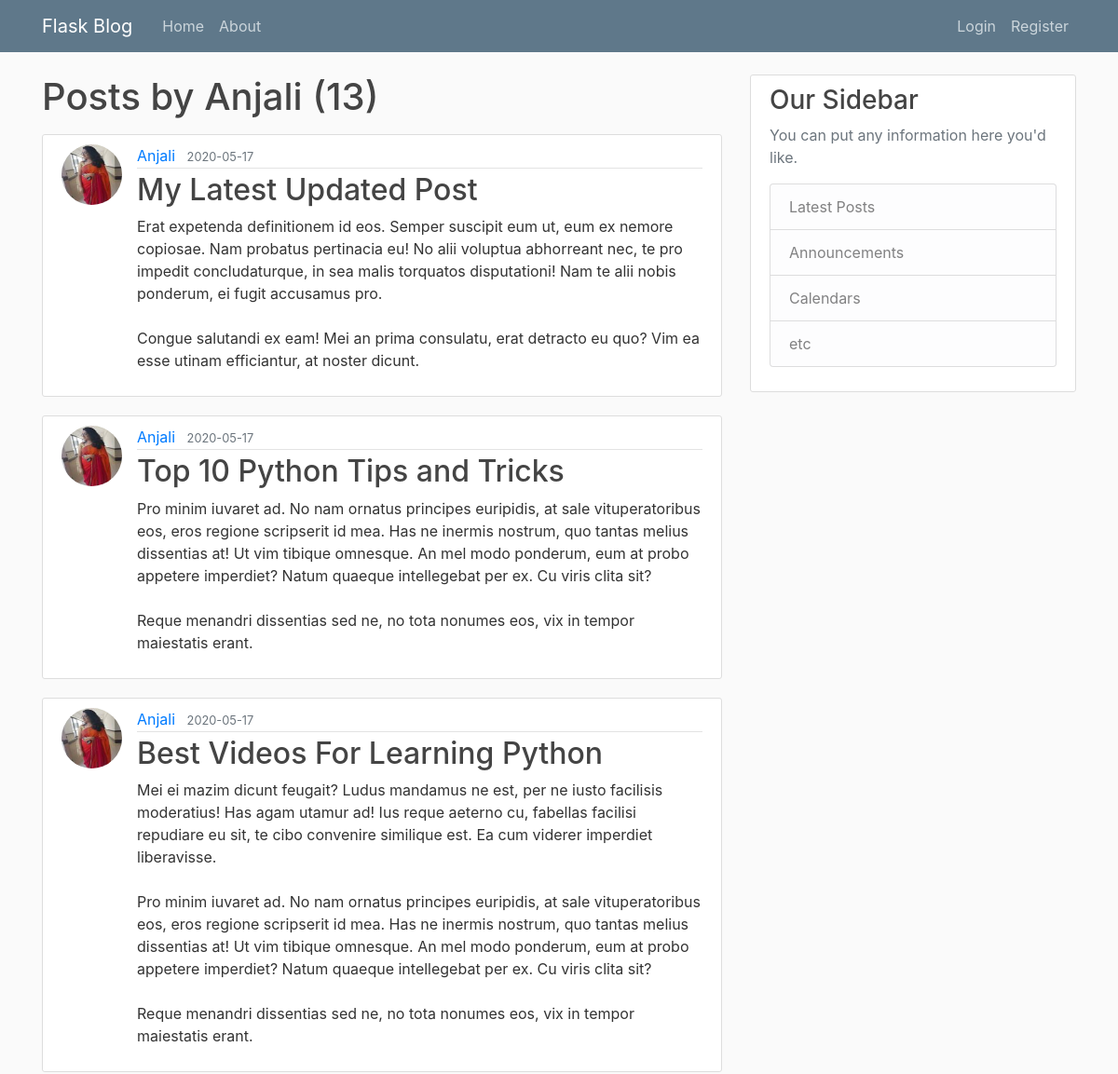
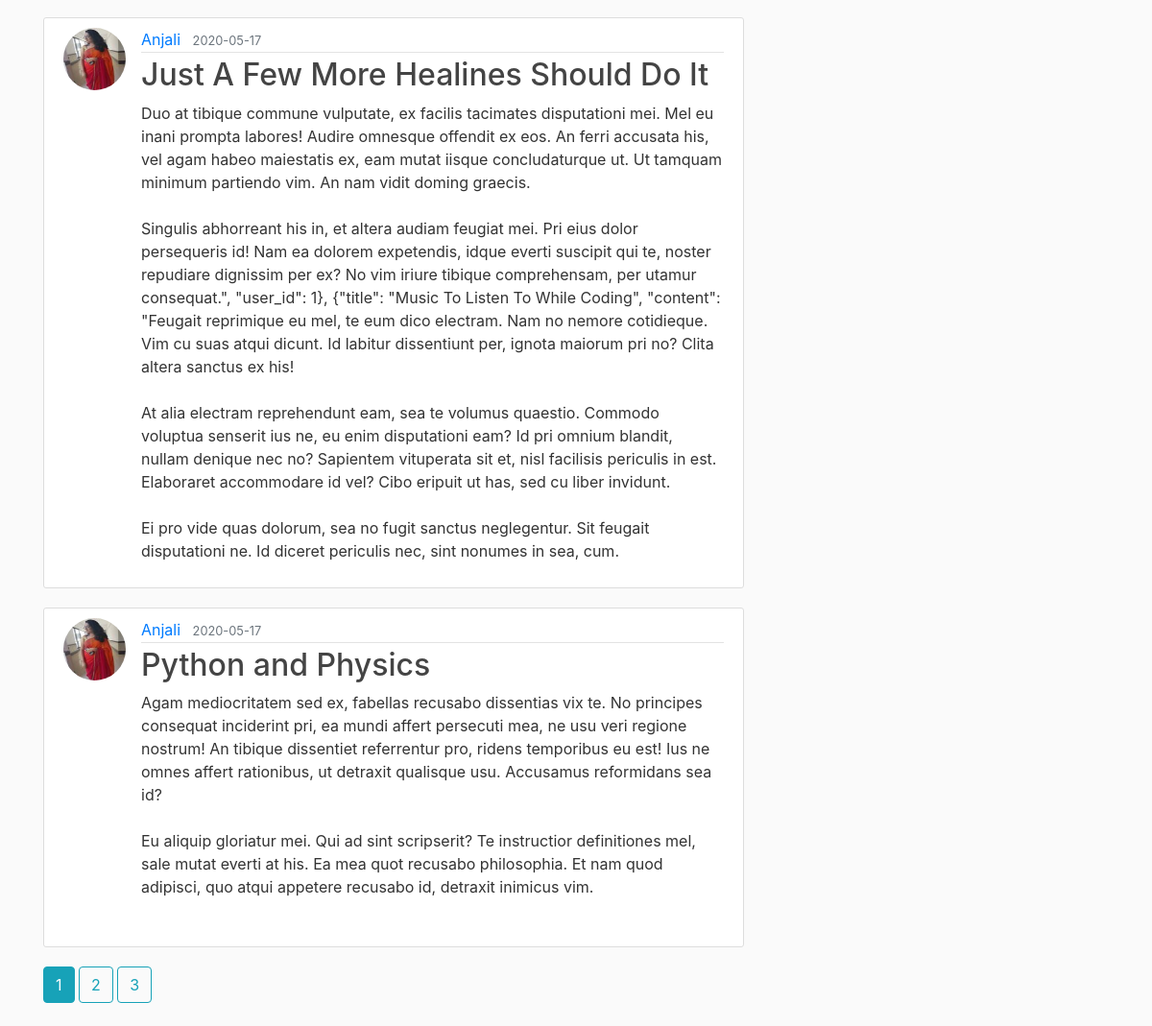
The page /user/Anjali on the database its author committed (2 pictures, top to bottom).
### flaskblog/models.py (models this page shows, shortened)
class User(db.Model, UserMixin):
    id = db.Column(db.Integer, primary_key=True)
    username = db.Column(db.String(20), unique=True, nullable=False)
    email = db.Column(db.String(120), unique=True, nullable=False)
    image_file = db.Column(db.String(20), nullable=False, default='default.jpg')
    password = db.Column(db.String(60), nullable=False)
    posts = db.relationship('Post', backref='author', lazy=True)

class Post(db.Model):
    id = db.Column(db.Integer, primary_key=True)
    title = db.Column(db.String(100), nullable=False)
    date_posted = db.Column(db.DateTime, nullable=False, default=datetime.utcnow)
    content = db.Column(db.Text, nullable=False)
    user_id = db.Column(db.Integer, db.ForeignKey('user.id'), nullable=False)

### flaskblog/users/routes.py (the view)
@users.route("/user/<string:username>")
def user_posts(username):
    page = request.args.get('page', 1, type=int)
    user = User.query.filter_by(username=username).first_or_404()
    posts = Post.query.filter_by(author=user)\
        .order_by(Post.date_posted.desc())\
        .paginate(page=page, per_page=5)
    return render_template('user_posts.html', posts=posts, user=user)

### flaskblog/templates/user_posts.html
{% extends "layout.html" %}
{% block content %}
    <h1 class="mb-3">Posts by {{ user.username }} ({{ posts.total }})</h1>
    {% for post in posts.items %}
        <article class="media content-section">
          <img class="rounded-circle article-img" src="{{ url_for('static', filename='profile_pics/' + post.author.image_file) }}">
          <div class="media-body">
            <div class="article-metadata">
              <a class="mr-2" href="{{ url_for('users.user_posts', username=post.author.username) }}">{{ post.author.username }}</a>
              <small class="text-muted">{{ post.date_posted.strftime('%Y-%m-%d') }}</small>
            </div>
            <h2><a class="article-title" href="{{ url_for('posts.post', post_id=post.id) }}">{{ post.title }}</a></h2>
            <p class="article-content">{{ post.content }}</p>
          </div>
        </article>
    {% endfor %}
    {% for page_num in posts.iter_pages(left_edge=1, right_edge=1, left_current=1, right_current=2) %}
      {% if page_num %}
        {% if posts.page == page_num %}
          <a class="btn btn-info mb-4" href="{{ url_for('users.user_posts', username=user.username, page=page_num) }}">{{ page_num }}</a>
        {% else %}
          <a class="btn btn-outline-info mb-4" href="{{ url_for('users.user_posts', username=user.username, page=page_num) }}">{{ page_num }}</a>
        {% endif %}
      {% else %}
        ...
      {% endif %}
    {% endfor %}
{% endblock content %}

### flaskblog/static/main.css (style rules this page uses)
body { background: #fafafa; color: #333333; margin-top: 5rem; }
h1, h2, h3, h4, h5, h6 { color: #444444; }
.content-section { background: #ffffff; padding: 10px 20px; border: 1px solid #dddddd; border-radius: 3px; margin-bottom: 20px; }
.article-title { color: #444444; }
.article-content { white-space: pre-line; }
.article-img { height: 65px; width: 65px; margin-right: 16px; }
.article-metadata { padding-bottom: 1px; margin-bottom: 4px; border-bottom: 1px solid #e3e3e3 }

### rows shown on the page
User: username "Anjali"
Post: image_file (picture), author.username "Anjali", date_posted "2020-05-17", title "My Latest Updated Post", content "Erat expetenda definitionem id eos. Semper suscipit eum ut, eum ex nemore copiosae. Nam probatus pertinacia eu! No alii voluptua abhorreant nec, te pro impedit concludaturque, in sea malis torquatos disputationi! Nam te alii nobis ponderum, ei fugit accusamus pro. Congue salutandi ex eam! Mei an prima consulatu, erat detracto eu quo? Vim ea esse utinam efficiantur, at noster dicunt."
Post: image_file (picture), author.username "Anjali", date_posted "2020-05-17", title "Top 10 Python Tips and Tricks", content "Pro minim iuvaret ad. No nam ornatus principes euripidis, at sale vituperatoribus eos, eros regione scripserit id mea. Has ne inermis nostrum, quo tantas melius dissentias at! Ut vim tibique omnesque. An mel modo ponderum, eum at probo appetere imperdiet? Natum quaeque intellegebat per ex. Cu viris clita sit? Reque menandri dissentias sed ne, no tota nonumes eos, vix in tempor maiestatis erant."
Post: image_file (picture), author.username "Anjali", date_posted "2020-05-17", title "Best Videos For Learning Python", content "Mei ei mazim dicunt feugait? Ludus mandamus ne est, per ne iusto facilisis moderatius! Has agam utamur ad! Ius reque aeterno cu, fabellas facilisi repudiare eu sit, te cibo convenire similique est. Ea cum viderer imperdiet liberavisse. Pro minim iuvaret ad. No nam ornatus principes euripidis, at sale vituperatoribus eos, eros regione scripserit id mea. Has ne inermis nostrum, quo tantas melius dissentias at! Ut vim tibique omnesque. An mel modo ponderum, eum at probo appetere imperdiet? Natum quaeque intellegebat per ex. Cu viris clita sit? Reque menandri dissentias sed ne, no tota nonumes eos, vix in tempor maiestatis erant."
Post: image_file (picture), author.username "Anjali", date_posted "2020-05-17", title "Just A Few More Healines Should Do It", content "Duo at tibique commune vulputate, ex facilis tacimates disputationi mei. Mel eu inani prompta labores! Audire omnesque offendit ex eos. An ferri accusata his, vel agam habeo maiestatis ex, eam mutat iisque concludaturque ut. Ut tamquam minimum partiendo vim. An nam vidit doming graecis. Singulis abhorreant his in, et altera audiam feugiat mei. Pri eius dolor persequeris id! Nam ea dolorem expetendis, idque everti suscipit qui te, noster repudiare dignissim per ex? No vim iriure tibique comprehensam, per utamur consequat.\", \"user_id\": 1}, {\"title\": \"Music To Listen To While Coding\", \"content\": \"Feugait reprimique eu mel, te eum dico electram. Nam no nemore cotidieque. Vim cu suas atqui…"
Post: image_file (picture), author.username "Anjali", date_posted "2020-05-17", title "Python and Physics", content "Agam mediocritatem sed ex, fabellas recusabo dissentias vix te. No principes consequat inciderint pri, ea mundi affert persecuti mea, ne usu veri regione nostrum! An tibique dissentiet referrentur pro, ridens temporibus eu est! Ius ne omnes affert rationibus, ut detraxit qualisque usu. Accusamus reformidans sea id? Eu aliquip gloriatur mei. Qui ad sint scripserit? Te instructior definitiones mel, sale mutat everti at his. Ea mea quot recusabo philosophia. Et nam quod adipisci, quo atqui appetere recusabo id, detraxit inimicus vim."

### other values the page prints
{{ posts.total }} "13"
{{ page_num }} "1"
{{ page_num }} "2" "3"
